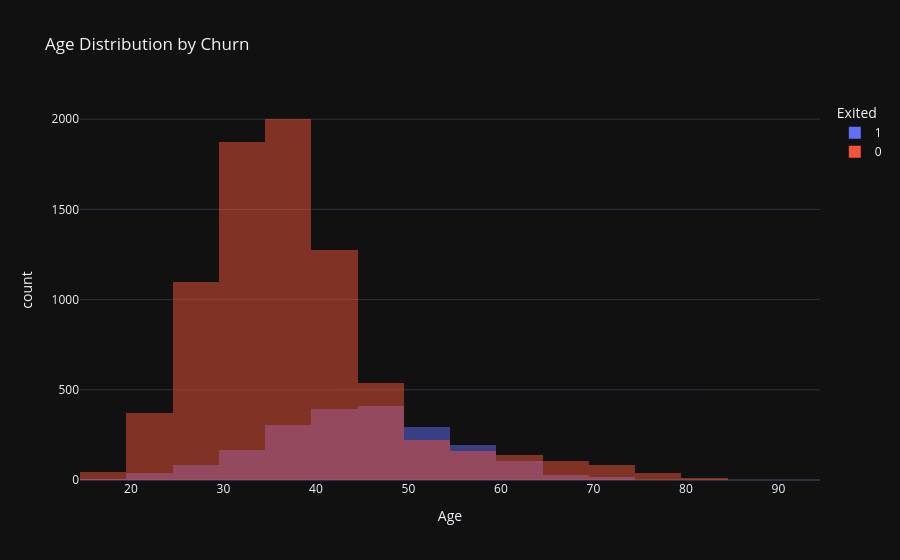

Notebook source saved alongside this figure:
### Code cell
fig = px.histogram(
    df,
    x="Age",
    color="Exited",
    nbins=30,
    title="Age Distribution by Churn",
    barmode="overlay"
)
fig.show()

### Figure 1 — Plotly figure (JSON) as saved in the notebook; plotly's stock layout.template omitted (floating-point values rounded to 4 significant figures; data arrays with more than 128 entries replaced by an {"elided": "..."} marker saying what was removed)
{"data": [{"bingroup": "x", "hovertemplate": "Exited=1<br>Age=%{x}<br>count=%{y}<extra></extra>", "legendgroup": "1", "marker": {"color": "#636efa", "opacity": 0.5, "pattern": {"shape": ""}}, "name": "1", "nbinsx": 30, "orientation": "v", "showlegend": true, "type": "histogram", "x": {"elided": "2037 int values"}, "xaxis": "x", "yaxis": "y"}, {"bingroup": "x", "hovertemplate": "Exited=0<br>Age=%{x}<br>count=%{y}<extra></extra>", "legendgroup": "0", "marker": {"color": "#EF553B", "opacity": 0.5, "pattern": {"shape": ""}}, "name": "0", "nbinsx": 30, "orientation": "v", "showlegend": true, "type": "histogram", "x": {"elided": "7963 int values"}, "xaxis": "x", "yaxis": "y"}], "layout": {"barmode": "overlay", "legend": {"title": {"text": "Exited"}, "tracegroupgap": 0}, "title": {"text": "Age Distribution by Churn"}, "xaxis": {"anchor": "y", "domain": [0, 1], "title": {"text": "Age"}}, "yaxis": {"anchor": "x", "domain": [0, 1], "title": {"text": "count"}}}}
